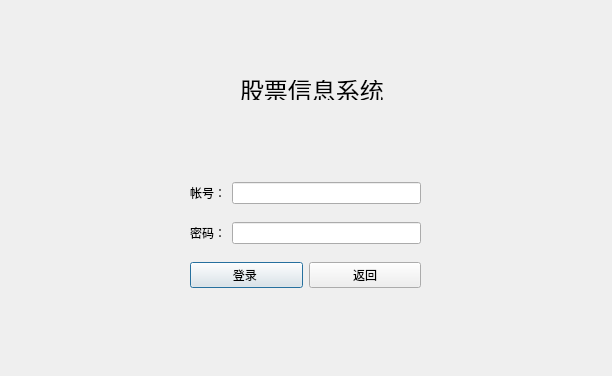
<?xml version="1.0" encoding="UTF-8"?>
<ui version="4.0">
 <class>UserLogin</class>
 <widget class="QDialog" name="UserLogin">
  <property name="geometry">
   <rect>
    <x>0</x>
    <y>0</y>
    <width>612</width>
    <height>376</height>
   </rect>
  </property>
  <property name="windowTitle">
   <string>登录</string>
  </property>
  <widget class="QLabel" name="label">
   <property name="geometry">
    <rect>
     <x>240</x>
     <y>80</y>
     <width>151</width>
     <height>20</height>
    </rect>
   </property>
   <property name="font">
    <font>
     <family>AR PL UKai CN</family>
     <pointsize>18</pointsize>
    </font>
   </property>
   <property name="text">
    <string>股票信息系统</string>
   </property>
  </widget>
  <widget class="QWidget" name="verticalLayoutWidget">
   <property name="geometry">
    <rect>
     <x>190</x>
     <y>170</y>
     <width>231</width>
     <height>131</height>
    </rect>
   </property>
   <layout class="QVBoxLayout" name="verticalLayout">
    <item>
     <layout class="QHBoxLayout" name="horizontalLayout">
      <item>
       <widget class="QLabel" name="label_2">
        <property name="text">
         <string>帐号：</string>
        </property>
       </widget>
      </item>
      <item>
       <widget class="QLineEdit" name="lineEdit"/>
      </item>
     </layout>
    </item>
    <item>
     <layout class="QHBoxLayout" name="horizontalLayout_2">
      <item>
       <widget class="QLabel" name="label_3">
        <property name="text">
         <string>密码：</string>
        </property>
       </widget>
      </item>
      <item>
       <widget class="QLineEdit" name="lineEdit_2">
        <property name="readOnly">
         <bool>false</bool>
        </property>
       </widget>
      </item>
     </layout>
    </item>
    <item>
     <layout class="QHBoxLayout" name="horizontalLayout_3">
      <item>
       <widget class="QPushButton" name="pushButton">
        <property name="text">
         <string>登录 </string>
        </property>
       </widget>
      </item>
      <item>
       <widget class="QPushButton" name="pushButton_2">
        <property name="text">
         <string>返回</string>
        </property>
       </widget>
      </item>
     </layout>
    </item>
   </layout>
  </widget>
 </widget>
 <resources/>
 <connections/>
</ui>
